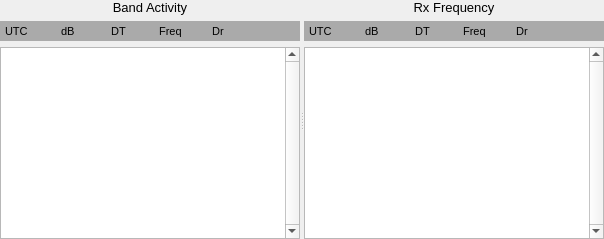
     <widget class="QSplitter" name="splitter">
      <property name="sizePolicy">
       <sizepolicy hsizetype="Expanding" vsizetype="MinimumExpanding">
        <horstretch>0</horstretch>
        <verstretch>2</verstretch>
       </sizepolicy>
      </property>
      <property name="minimumSize">
       <size>
        <width>0</width>
        <height>184</height>
       </size>
      </property>
      <property name="maximumSize">
       <size>
        <width>16777215</width>
        <height>16777215</height>
       </size>
      </property>
      <property name="font">
       <font>
        <pointsize>8</pointsize>
       </font>
      </property>
      <property name="orientation">
       <enum>Qt::Horizontal</enum>
      </property>
      <widget class="QWidget" name="layoutWidget">
       <layout class="QVBoxLayout" name="verticalLayout_3">
        <item>
         <widget class="QLabel" name="lh_decodes_title_label">
          <property name="maximumSize">
           <size>
            <width>500</width>
            <height>16777215</height>
           </size>
          </property>
          <property name="font">
           <font>
            <pointsize>10</pointsize>
            <weight>50</weight>
            <bold>false</bold>
           </font>
          </property>
          <property name="text">
           <string>Band Activity</string>
          </property>
          <property name="alignment">
           <set>Qt::AlignCenter</set>
          </property>
         </widget>
        </item>
        <item>
         <widget class="QLabel" name="lh_decodes_headings_label">
          <property name="minimumSize">
           <size>
            <width>300</width>
            <height>20</height>
           </size>
          </property>
          <property name="maximumSize">
           <size>
            <width>16777215</width>
            <height>20</height>
           </size>
          </property>
          <property name="palette">
           <palette>
            <active>
             <colorrole role="Base">
              <brush brushstyle="SolidPattern">
               <color alpha="255">
                <red>252</red>
                <green>252</green>
                <blue>252</blue>
               </color>
              </brush>
             </colorrole>
             <colorrole role="Window">
              <brush brushstyle="SolidPattern">
               <color alpha="255">
                <red>170</red>
                <green>170</green>
                <blue>170</blue>
               </color>
              </brush>
             </colorrole>
            </active>
            <inactive>
             <colorrole role="Base">
              <brush brushstyle="SolidPattern">
               <color alpha="255">
                <red>252</red>
                <green>252</green>
                <blue>252</blue>
               </color>
              </brush>
             </colorrole>
             <colorrole role="Window">
              <brush brushstyle="SolidPattern">
               <color alpha="255">
                <red>170</red>
                <green>170</green>
                <blue>170</blue>
               </color>
              </brush>
             </colorrole>
            </inactive>
            <disabled>
             <colorrole role="Base">
              <brush brushstyle="SolidPattern">
               <color alpha="255">
                <red>170</red>
                <green>170</green>
                <blue>170</blue>
               </color>
              </brush>
             </colorrole>
             <colorrole role="Window">
              <brush brushstyle="SolidPattern">
               <color alpha="255">
                <red>170</red>
                <green>170</green>
                <blue>170</blue>
               </color>
              </brush>
             </colorrole>
            </disabled>
           </palette>
          </property>
          <property name="autoFillBackground">
           <bool>true</bool>
          </property>
          <property name="text">
           <string>UTC           dB            DT           Freq          Dr </string>
          </property>
          <property name="textFormat">
           <enum>Qt::PlainText</enum>
          </property>
          <property name="indent">
           <number>5</number>
          </property>
         </widget>
        </item>
        <item>
         <widget class="DisplayText" name="decodedTextBrowser">
          <property name="sizePolicy">
           <sizepolicy hsizetype="Expanding" vsizetype="Expanding">
            <horstretch>0</horstretch>
            <verstretch>10</verstretch>
           </sizepolicy>
          </property>
          <property name="minimumSize">
           <size>
            <width>200</width>
            <height>50</height>
           </size>
          </property>
          <property name="frameShape">
           <enum>QFrame::StyledPanel</enum>
          </property>
          <property name="verticalScrollBarPolicy">
           <enum>Qt::ScrollBarAlwaysOn</enum>
          </property>
          <property name="horizontalScrollBarPolicy">
           <enum>Qt::ScrollBarAsNeeded</enum>
          </property>
          <property name="cursorWidth">
           <number>0</number>
          </property>
          <property name="textInteractionFlags">
           <set>Qt::TextSelectableByKeyboard|Qt::TextSelectableByMouse</set>
          </property>
         </widget>
        </item>
       </layout>
      </widget>
      <widget class="QWidget" name="rh_decodes_widget" native="true">
       <layout class="QVBoxLayout" name="verticalLayout_9">
        <property name="leftMargin">
         <number>0</number>
        </property>
        <property name="topMargin">
         <number>0</number>
        </property>
        <property name="rightMargin">
         <number>0</number>
        </property>
        <property name="bottomMargin">
         <number>0</number>
        </property>
        <item>
         <widget class="QLabel" name="rh_decodes_title_label">
          <property name="font">
           <font>
            <pointsize>10</pointsize>
            <weight>50</weight>
            <bold>false</bold>
           </font>
          </property>
          <property name="text">
           <string>Rx Frequency</string>
          </property>
          <property name="alignment">
           <set>Qt::AlignCenter</set>
          </property>
         </widget>
        </item>
        <item>
         <widget class="QLabel" name="rh_decodes_headings_label">
          <property name="minimumSize">
           <size>
            <width>300</width>
            <height>20</height>
           </size>
          </property>
          <property name="maximumSize">
           <size>
            <width>16777215</width>
            <height>20</height>
           </size>
          </property>
          <property name="palette">
           <palette>
            <active>
             <colorrole role="Base">
              <brush brushstyle="SolidPattern">
               <color alpha="255">
                <red>252</red>
                <green>252</green>
                <blue>252</blue>
               </color>
              </brush>
             </colorrole>
             <colorrole role="Window">
              <brush brushstyle="SolidPattern">
               <color alpha="255">
                <red>170</red>
                <green>170</green>
                <blue>170</blue>
               </color>
              </brush>
             </colorrole>
            </active>
            <inactive>
             <colorrole role="Base">
              <brush brushstyle="SolidPattern">
               <color alpha="255">
                <red>252</red>
                <green>252</green>
                <blue>252</blue>
               </color>
              </brush>
             </colorrole>
             <colorrole role="Window">
              <brush brushstyle="SolidPattern">
               <color alpha="255">
                <red>170</red>
                <green>170</green>
                <blue>170</blue>
               </color>
              </brush>
             </colorrole>
            </inactive>
            <disabled>
             <colorrole role="Base">
              <brush brushstyle="SolidPattern">
               <color alpha="255">
                <red>170</red>
                <green>170</green>
                <blue>170</blue>
               </color>
              </brush>
             </colorrole>
             <colorrole role="Window">
              <brush brushstyle="SolidPattern">
               <color alpha="255">
                <red>170</red>
                <green>170</green>
                <blue>170</blue>
               </color>
              </brush>
             </colorrole>
            </disabled>
           </palette>
          </property>
          <property name="autoFillBackground">
           <bool>true</bool>
          </property>
          <property name="text">
           <string>UTC           dB            DT           Freq          Dr </string>
          </property>
          <property name="textFormat">
           <enum>Qt::PlainText</enum>
          </property>
          <property name="indent">
           <number>5</number>
          </property>
         </widget>
        </item>
        <item>
         <widget class="DisplayText" name="decodedTextBrowser2">
          <property name="enabled">
           <bool>true</bool>
          </property>
          <property name="sizePolicy">
           <sizepolicy hsizetype="MinimumExpanding" vsizetype="MinimumExpanding">
            <horstretch>0</horstretch>
            <verstretch>10</verstretch>
           </sizepolicy>
          </property>
          <property name="minimumSize">
           <size>
            <width>200</width>
            <height>50</height>
           </size>
          </property>
          <property name="verticalScrollBarPolicy">
           <enum>Qt::ScrollBarAlwaysOn</enum>
          </property>
          <property name="cursorWidth">
           <number>0</number>
          </property>
          <property name="textInteractionFlags">
           <set>Qt::TextSelectableByKeyboard|Qt::TextSelectableByMouse</set>
          </property>
         </widget>
        </item>
       </layout>
      </widget>
     </widget>
